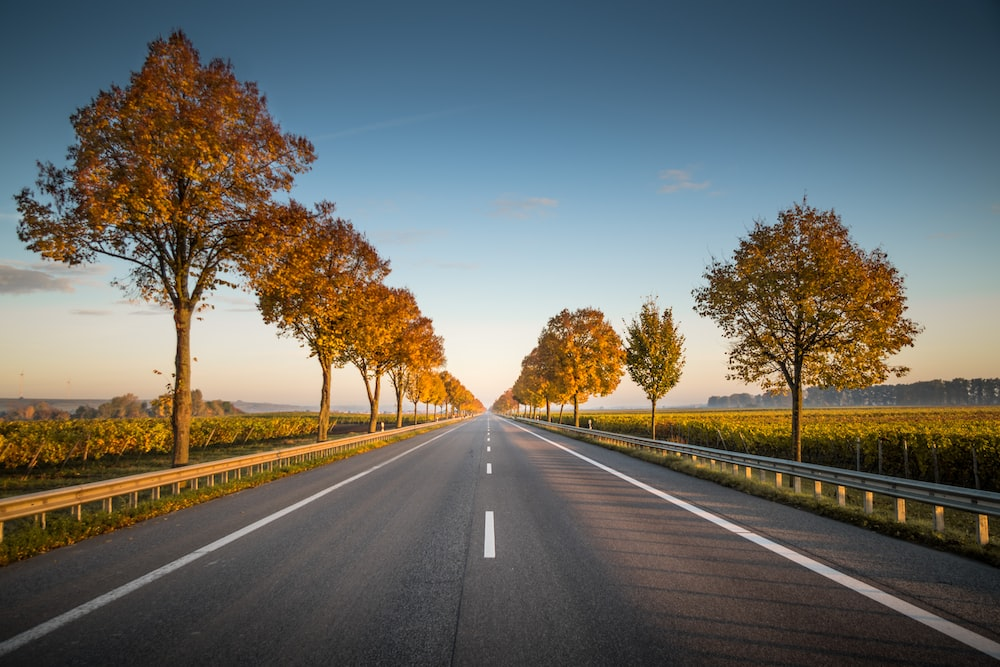
#> input picture ima.png, 1000 x 667 px
$ python LineDetector.py
#> lines starting #> are read from the running program, lines starting #| are printed output that depends on the picture; after the words box and inside, x2 and y2 are one past the last pixel; in counts of white or black regions, pixels touching at a corner belong together
import cv2
import numpy as np

def detect_lines(image_path):
    # Load image
#> called with image_path = 'ima.png'
    image = cv2.imread(image_path)
#> image is the input picture: shape (667, 1000, 3); mean B, G, R 99.4, 106.2, 106.8

    # Convert to grayscale
    gray = cv2.cvtColor(image, cv2.COLOR_BGR2GRAY)
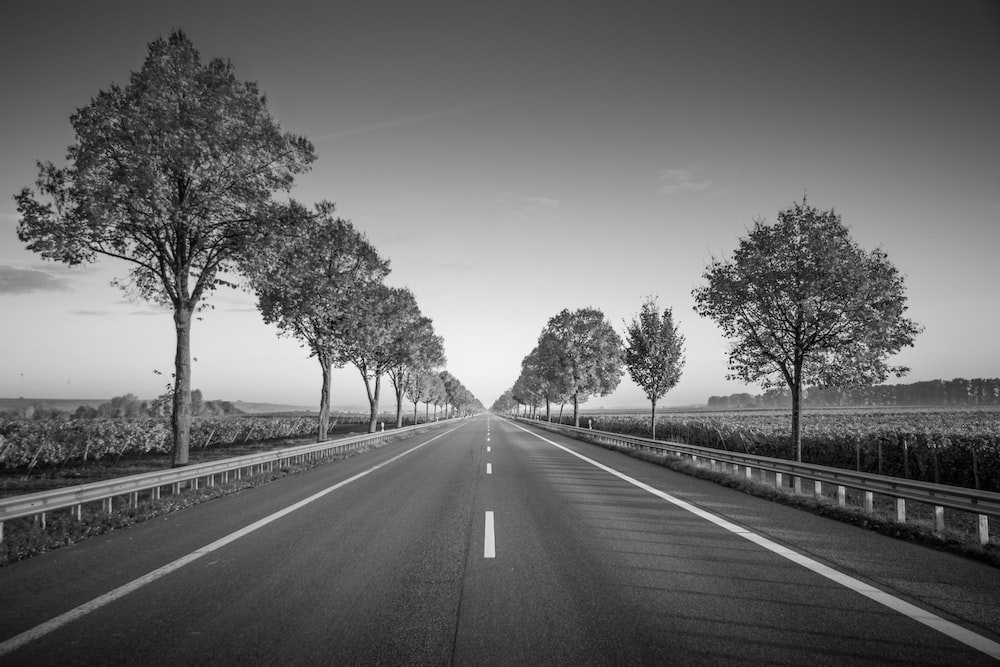
#> gray: shape (667, 1000); min 0, max 251, mean 105.6

    # Apply Gaussian blur
    blurred = cv2.GaussianBlur(gray, ksize=(5, 5), sigmaX=0)

    # Apply Canny edge detection
    edges = cv2.Canny(blurred, threshold1=50, threshold2=150)
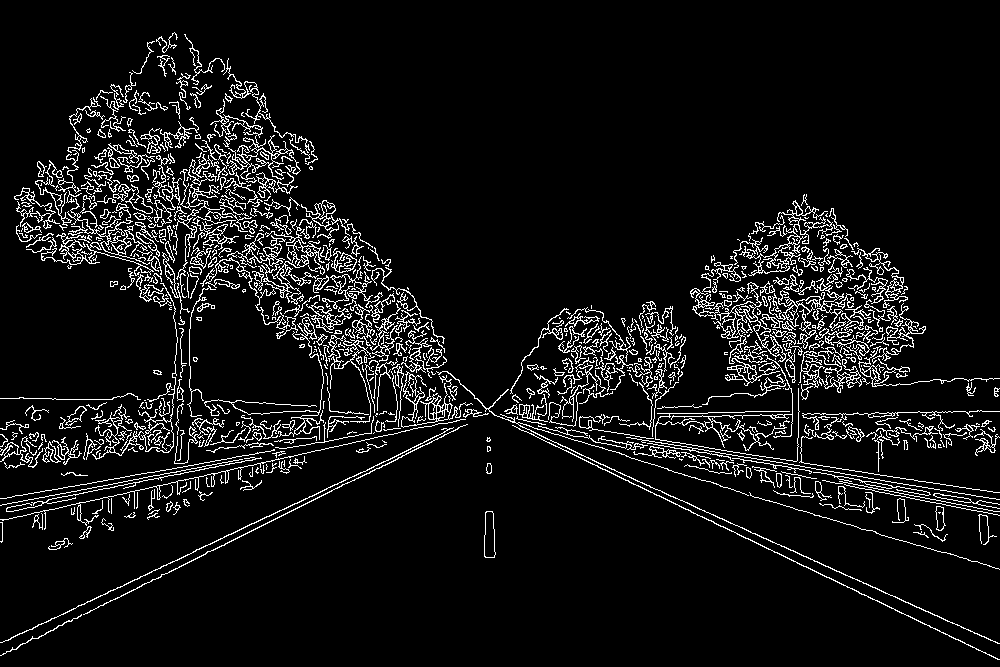
#> edges: shape (667, 1000); 7.4% white in thin lines or dots

    # Define the region of interest
    mask = np.zeros_like(edges)
    height, width = mask.shape[:2]
#> height = 667; width = 1000
    vertices = np.array([[(0, height), (width // 2, height // 2), (width, height)]], dtype=np.int32)
#> vertices = [[0, 667], [500, 333], [1000, 667]]
    cv2.fillPoly(mask, vertices, color=255)
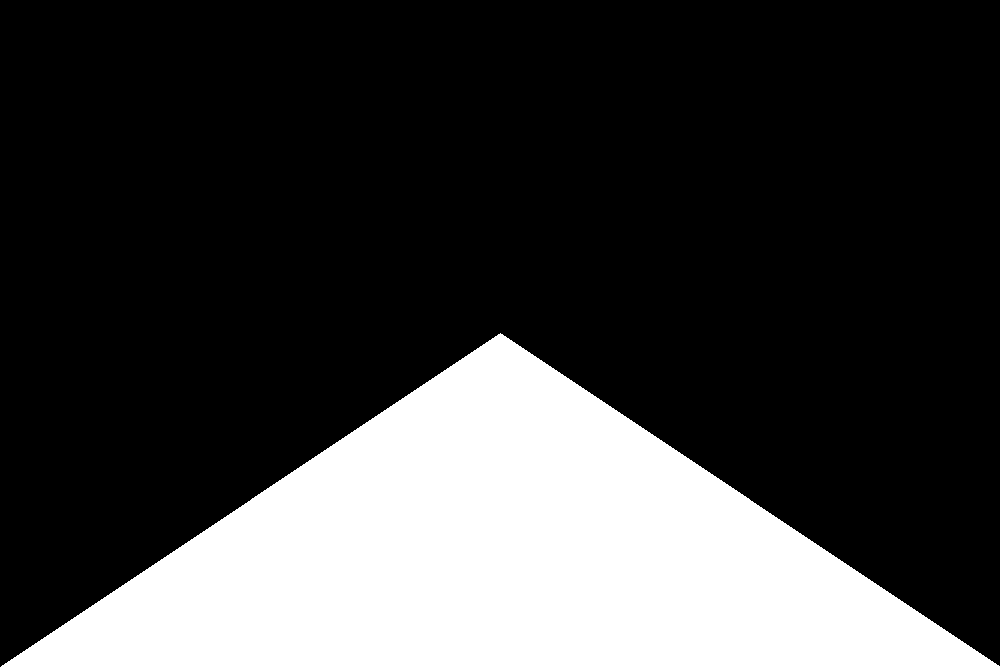
#> mask: shape (667, 1000); 25.1% white; 1 white region, box (x1, y1, x2, y2) and area: (1, 333, 1000, 667) 167166
    masked_edges = cv2.bitwise_and(edges, mask)
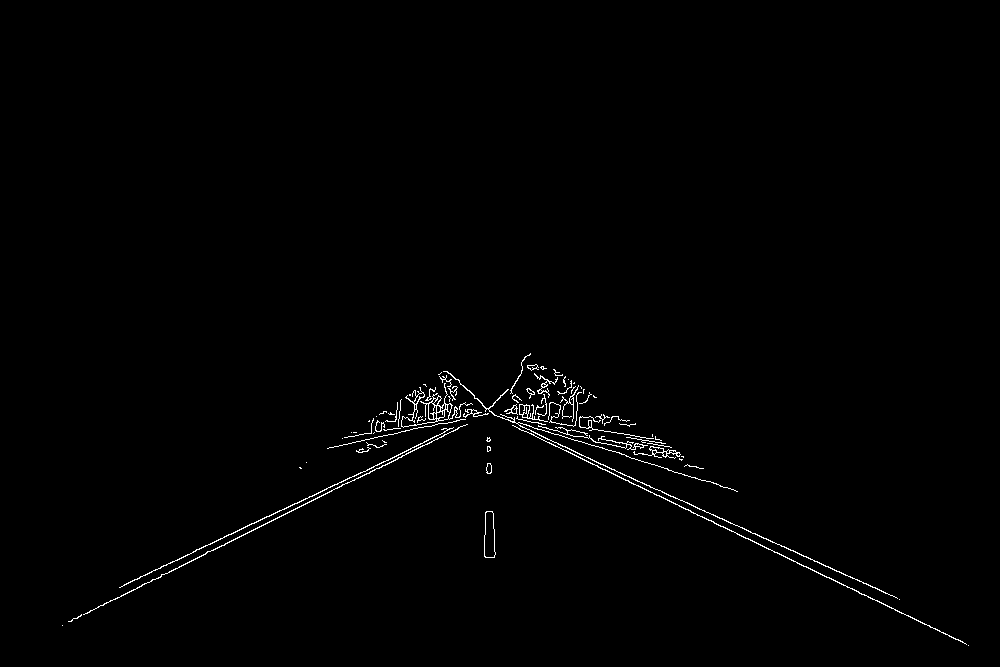
#> masked_edges: shape (667, 1000); 0.82% white in thin lines or dots, all inside (x1, y1, x2, y2) = (62, 353, 969, 646)

    # Detect lines using Hough transform
    lines = cv2.HoughLinesP(masked_edges, rho=2, theta=np.pi / 180, threshold=50, minLineLength=100, maxLineGap=50)
#> lines = 45 rows, first 6: [445, 391, 955, 639], [207, 551, 565, 376], [429, 389, 557, 446], [119, 587, 266, 516], [68, 621, 224, 545], [445, 390, 781, 546]

    # Draw lines on the original image
    line_thickness = 2
    line_color = (0, 255, 0)
    for line in lines:
        x1, y1, x2, y2 = line[0]
        cv2.line(image, pt1=(x1, y1), pt2=(x2, y2), color=line_color, thickness=line_thickness)
#> this loop made 45 passes
#> (x1, y1, x2, y2) on passes 1 to 12: (445, 391, 955, 639), (207, 551, 565, 376), (429, 389, 557, 446), (119, 587, 266, 516), (68, 621, 224, 545), (445, 390, 781, 546), (447, 429, 558, 375), (284, 509, 562, 374), (439, 376, 565, 437), (400, 401, 655, 437), (329, 447, 589, 392), (441, 372, 578, 441)
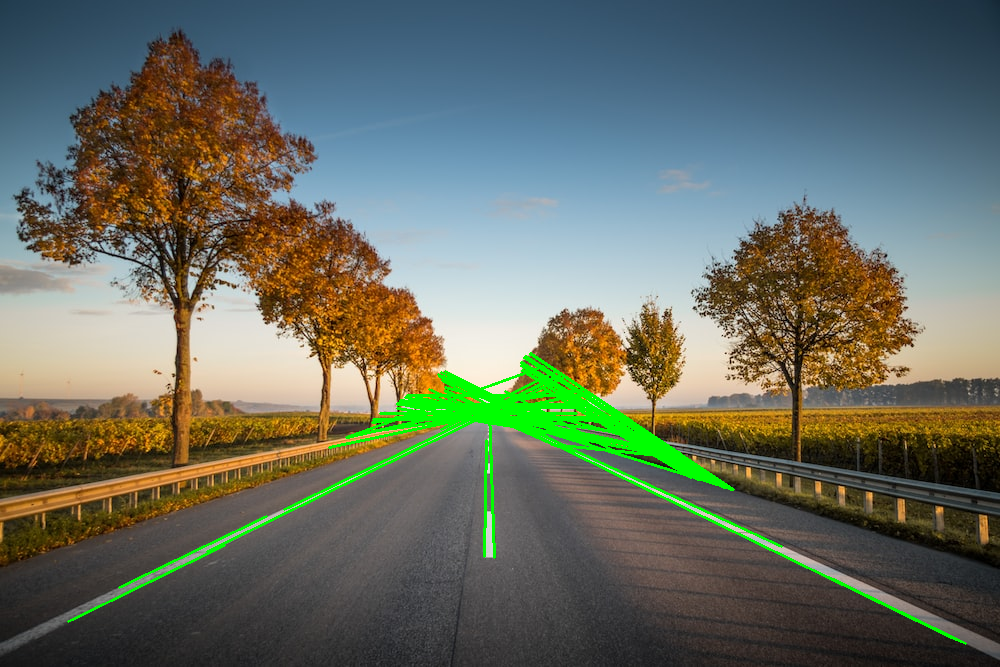
#> image: shape (667, 1000, 3); 2.69% of pixels changed, all inside (x1, y1, x2, y2) = (67, 352, 967, 645)

    # Display the final image
    cv2.imshow('Detected Lines', image)
    cv2.waitKey(0)
    cv2.destroyAllWindows()

detect_lines('ima.png')
